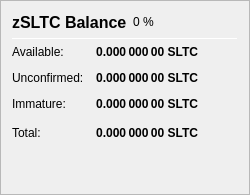
                   <widget class="QFrame" name="frame_ZerocoinBalances">
                    <property name="frameShape">
                     <enum>QFrame::StyledPanel</enum>
                    </property>
                    <property name="frameShadow">
                     <enum>QFrame::Raised</enum>
                    </property>
                    <layout class="QVBoxLayout" name="verticalLayout_7">
                     <item>
                      <layout class="QHBoxLayout" name="horizontalLayout_8" stretch="0">
                       <item>
                        <widget class="QLabel" name="label_5z_3">
                         <property name="minimumSize">
                          <size>
                           <width>0</width>
                           <height>20</height>
                          </size>
                         </property>
                         <property name="font">
                          <font>
                           <pointsize>12</pointsize>
                           <weight>75</weight>
                           <bold>true</bold>
                          </font>
                         </property>
                         <property name="text">
                          <string>zSLTC Balance</string>
                         </property>
                        </widget>
                       </item>
                       <item>
                        <widget class="QLabel" name="labelzSLTCPercent">
                         <property name="text">
                          <string notr="true">0 %</string>
                         </property>
                        </widget>
                       </item>
                       <item>
                        <spacer name="horizontalSpacer_11">
                         <property name="orientation">
                          <enum>Qt::Horizontal</enum>
                         </property>
                         <property name="sizeHint" stdset="0">
                          <size>
                           <width>40</width>
                           <height>20</height>
                          </size>
                         </property>
                        </spacer>
                       </item>
                      </layout>
                     </item>
                     <item>
                      <widget class="Line" name="line_ZerocoinBalance">
                       <property name="minimumSize">
                        <size>
                         <width>0</width>
                         <height>1</height>
                        </size>
                       </property>
                       <property name="maximumSize">
                        <size>
                         <width>16777215</width>
                         <height>1</height>
                        </size>
                       </property>
                       <property name="orientation">
                        <enum>Qt::Horizontal</enum>
                       </property>
                      </widget>
                     </item>
                     <item>
                      <layout class="QGridLayout" name="gridLayout_5">
                       <property name="spacing">
                        <number>12</number>
                       </property>
                       <item row="1" column="0">
                        <widget class="QLabel" name="labelzBalanceMatureText">
                         <property name="toolTip">
                          <string>Mature: more than 20 confirmation and more than 3 mints of the same denomination after it was minted.
These zSLTC are spendable.</string>
                         </property>
                         <property name="text">
                          <string>Available:</string>
                         </property>
                        </widget>
                       </item>
                       <item row="1" column="1">
                        <widget class="QLabel" name="labelzBalanceMature">
                         <property name="font">
                          <font>
                           <weight>75</weight>
                           <bold>true</bold>
                          </font>
                         </property>
                         <property name="toolTip">
                          <string>Mature: more than 20 confirmation and more than 3 mints of the same denomination after it was minted.
These zSLTC are spendable.</string>
                         </property>
                         <property name="text">
                          <string notr="true">0.000 000 00 SLTC</string>
                         </property>
                         <property name="alignment">
                          <set>Qt::AlignRight|Qt::AlignTrailing|Qt::AlignVCenter</set>
                         </property>
                        </widget>
                       </item>
                       <item row="2" column="0">
                        <widget class="QLabel" name="labelzBalanceUnconfirmedText">
                         <property name="toolTip">
                          <string>Unconfirmed: less than 20 confirmations
Immature: confirmed, but less than 3 mints of the same denomination after it was minted</string>
                         </property>
                         <property name="text">
                          <string>Unconfirmed:</string>
                         </property>
                        </widget>
                       </item>
                       <item row="2" column="1">
                        <widget class="QLabel" name="labelzBalanceUnconfirmed">
                         <property name="font">
                          <font>
                           <weight>75</weight>
                           <bold>true</bold>
                          </font>
                         </property>
                         <property name="toolTip">
                          <string>Unconfirmed: less than 20 confirmations
Immature: confirmed, but less than 3 mints of the same denomination after it was minted</string>
                         </property>
                         <property name="text">
                          <string notr="true">0.000 000 00 SLTC</string>
                         </property>
                         <property name="alignment">
                          <set>Qt::AlignRight|Qt::AlignTrailing|Qt::AlignVCenter</set>
                         </property>
                        </widget>
                       </item>
                       <item row="3" column="0">
                        <widget class="QLabel" name="labelzBalanceImmatureText">
                         <property name="toolTip">
                          <string>Unconfirmed: less than 20 confirmations
Immature: confirmed, but less than 3 mints of the same denomination after it was minted</string>
                         </property>
                         <property name="text">
                          <string>Immature:</string>
                         </property>
                        </widget>
                       </item>
                       <item row="3" column="1">
                        <widget class="QLabel" name="labelzBalanceImmature">
                         <property name="font">
                          <font>
                           <weight>75</weight>
                           <bold>true</bold>
                          </font>
                         </property>
                         <property name="toolTip">
                          <string>Unconfirmed: less than 20 confirmations
Immature: confirmed, but less than 3 mints of the same denomination after it was minted</string>
                         </property>
                         <property name="text">
                          <string notr="true">0.000 000 00 SLTC</string>
                         </property>
                         <property name="alignment">
                          <set>Qt::AlignRight|Qt::AlignTrailing|Qt::AlignVCenter</set>
                         </property>
                        </widget>
                       </item>
                       <item row="4" column="0">
                        <widget class="QLabel" name="labelzBalanceText">
                         <property name="toolTip">
                          <string>Your current zSLTC balance, unconfirmed and immature zSLTC included.</string>
                         </property>
                         <property name="text">
                          <string>Total:</string>
                         </property>
                        </widget>
                       </item>
                       <item row="4" column="1">
                        <widget class="QLabel" name="labelzBalance">
                         <property name="font">
                          <font>
                           <weight>75</weight>
                           <bold>true</bold>
                          </font>
                         </property>
                         <property name="cursor">
                          <cursorShape>IBeamCursor</cursorShape>
                         </property>
                         <property name="toolTip">
                          <string>Your current zSLTC balance, unconfirmed and immature zSLTC included.</string>
                         </property>
                         <property name="text">
                          <string notr="true">0.000 000 00 SLTC</string>
                         </property>
                         <property name="alignment">
                          <set>Qt::AlignRight|Qt::AlignTrailing|Qt::AlignVCenter</set>
                         </property>
                         <property name="textInteractionFlags">
                          <set>Qt::LinksAccessibleByMouse|Qt::TextSelectableByKeyboard|Qt::TextSelectableByMouse</set>
                         </property>
                        </widget>
                       </item>
                       <item row="4" column="2">
                        <spacer name="horizontalSpacer_4">
                         <property name="orientation">
                          <enum>Qt::Horizontal</enum>
                         </property>
                         <property name="sizeHint" stdset="0">
                          <size>
                           <width>40</width>
                           <height>20</height>
                          </size>
                         </property>
                        </spacer>
                       </item>
                      </layout>
                     </item>
                     <item>
                      <spacer name="verticalSpacer_4">
                       <property name="orientation">
                        <enum>Qt::Vertical</enum>
                       </property>
                       <property name="sizeHint" stdset="0">
                        <size>
                         <width>20</width>
                         <height>40</height>
                        </size>
                       </property>
                      </spacer>
                     </item>
                    </layout>
                   </widget>
